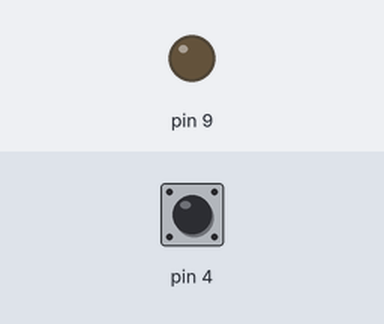
Simulated run of this sketch. Board: Arduino Uno, built with avr-gcc and run on an emulated ATmega328P. Shown: output pins drawn as LEDs (lit = HIGH). The inputs (shaded band) are chosen by the test bench; at power-on: pin 4 HIGH.

Above: at 1.2 s.
1.3 s: pin 4 pulled LOW for 0.15 s
At 1.37 s:
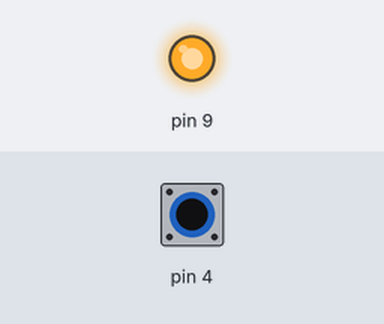
2.9 s: pin 4 pulled LOW for 3.2 s
At 6.7 s:
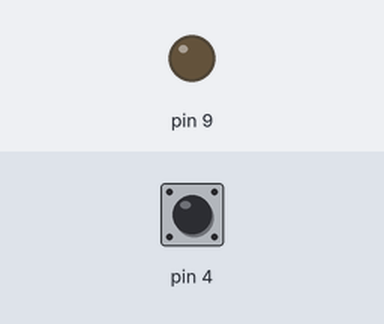
Timing chart, 0 to 8.2 s (numbered marks = the images above; inputs shaded):
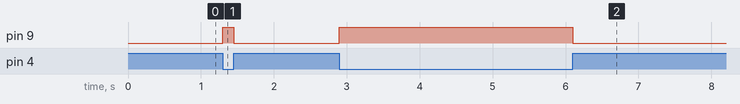

The sketch:

TasterLED_expert.ino
```cpp
void setup()
{
    pinMode(4, INPUT_PULLUP);
    pinMode(9, OUTPUT);
}

void loop()
{
    digitalWrite(9, !digitalRead(4));
}
```

Measured:
- after the input at 1.3 s, pin 9: LOW → HIGH at once, → LOW 0.15 s later
- after the input at 2.9 s, pin 9: LOW → HIGH at once, → LOW 3.2 s later
